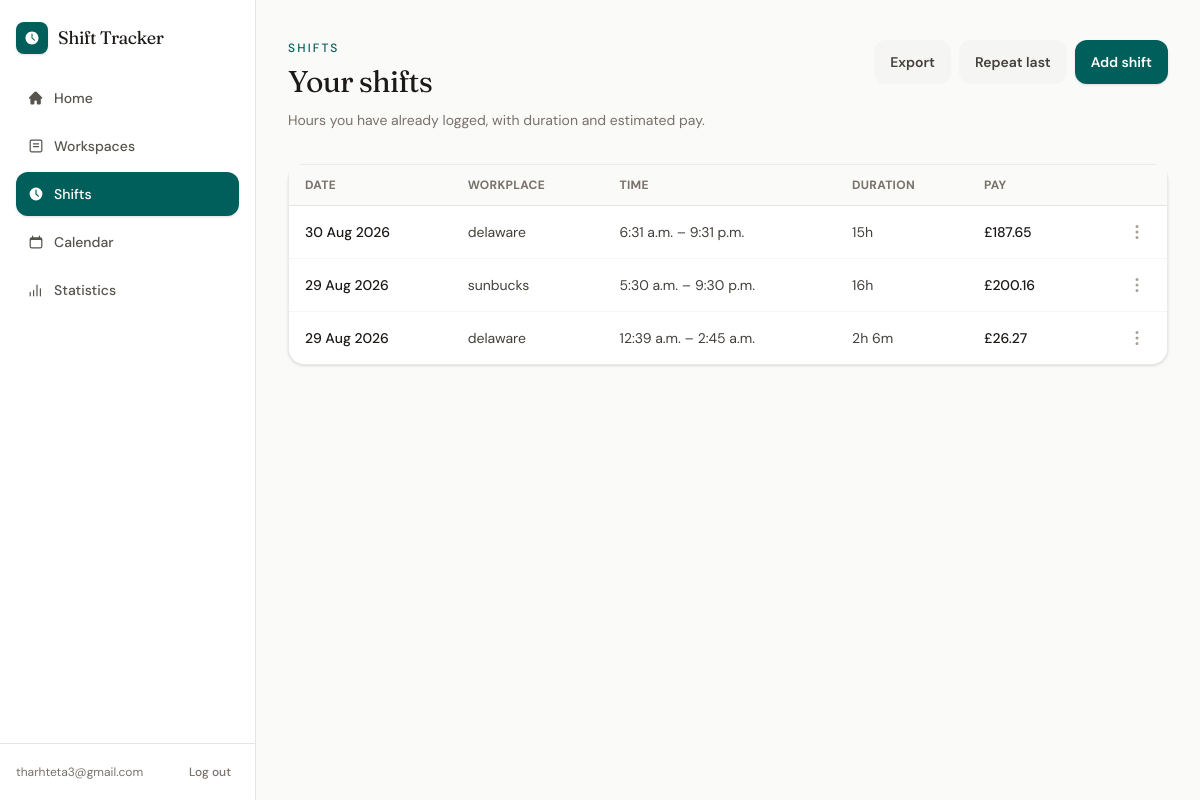
Before: /shifts/ (signed in) with the older database file.
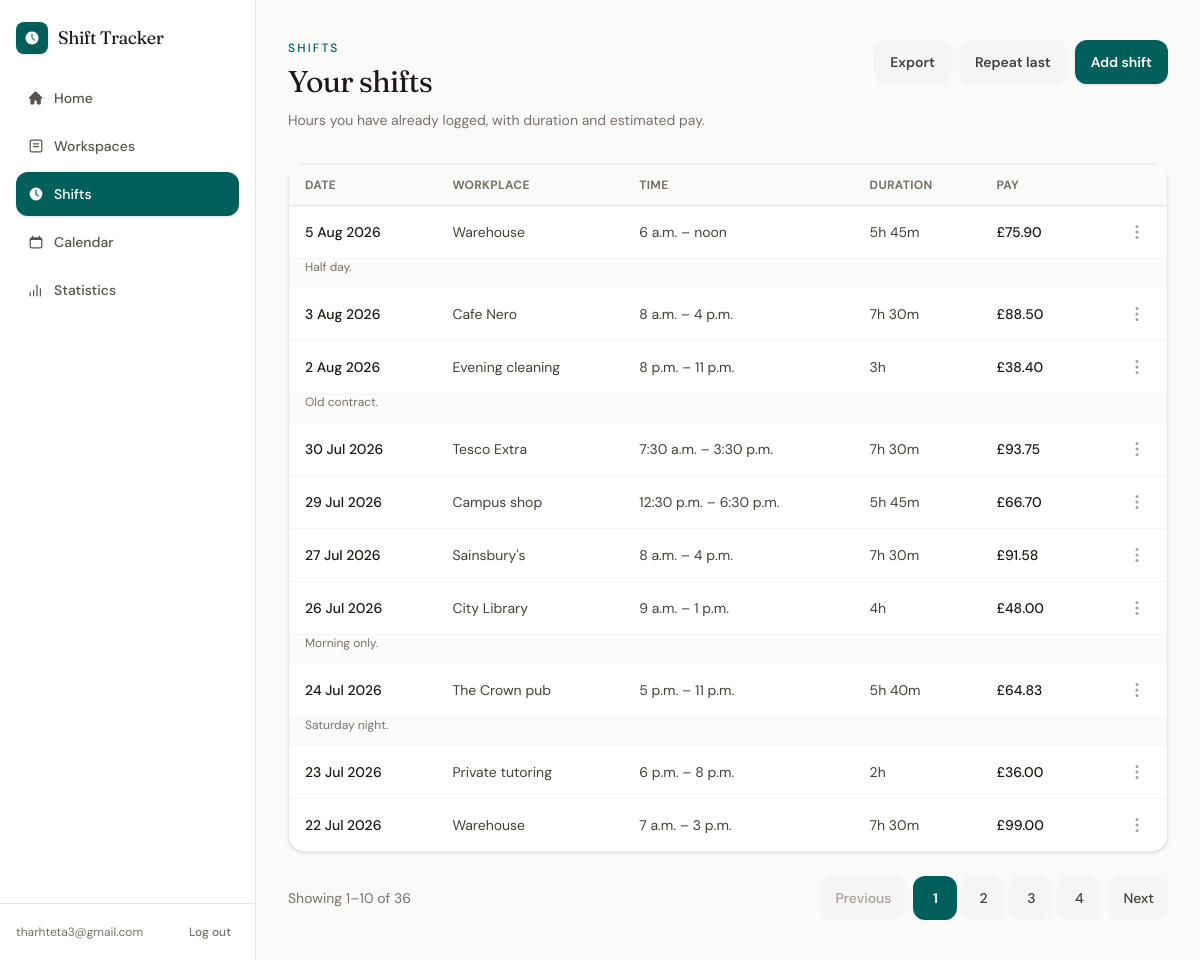
After: the same page with the newer database file.
### shifts/models.py (models this page shows, shortened)
class Shift(models.Model):
    user = models.ForeignKey(
        settings.AUTH_USER_MODEL,
        on_delete=models.CASCADE,
        related_name="shifts",
    )
    workplace = models.ForeignKey(
        Workplace,
        on_delete=models.PROTECT,
        related_name="shifts",
    )
    date = models.DateField()
    start_time = models.TimeField()
    end_time = models.TimeField()
    break_minutes = models.PositiveIntegerField(default=0)
    hourly_rate_at_time = models.DecimalField(
        max_digits=6,
        decimal_places=2,
    )
    notes = models.TextField(
        blank=True,
    )
    created_at = models.DateTimeField(auto_now_add=True)
    updated_at = models.DateTimeField(auto_now=True)
    def duration_minutes(self):
        start = datetime.combine(
            self.date,
            self.start_time,
        )
        end = datetime.combine(
            self.date,
            self.end_time,
        )
        if end <= start:
            end += timedelta(days=1)
        total_minutes = int(
            (end - start).total_seconds() / 60
        )
        return total_minutes - self.break_minutes
    def duration_hours(self):
        return Decimal(self.duration_minutes()) / Decimal("60")
    def duration_display(self):
        minutes = max(self.duration_minutes(), 0)
        hours, remaining = divmod(minutes, 60)
        if hours and remaining:
            return f"{hours}h {remaining}m"
        if hours:
            return f"{hours}h"
        return f"{remaining}m"
    def estimated_earnings(self):
        return (
            self.duration_hours()
            * self.hourly_rate_at_time
        ).quantize(Decimal("0.01"))

### workspaces/models.py (models this page shows, shortened)
class Workplace(models.Model):
    user = models.ForeignKey(
        settings.AUTH_USER_MODEL,
        on_delete=models.CASCADE,
        related_name="workplaces",
    )
    name = models.CharField(max_length=100)
    hourly_rate = models.DecimalField(
        max_digits=6,
        decimal_places=2,
    )
    is_active = models.BooleanField(default=True)
    created_at = models.DateTimeField(auto_now_add=True)
    updated_at = models.DateTimeField(auto_now=True)

### shifts/views.py (the view)
# urls.py: path("shifts/", views.shift_list, name="shift_list"),
@login_required
def shift_list(request):
    try:
        context = _shift_list_context(request)
        template = (
            "shifts/partials/list.html"
            if request.headers.get("HX-Request")
            else "shifts/list.html"
        )
        return render(request, template, context)
    except Exception:
        messages.error(request, "Could not load your shifts.")
        template = (
            "shifts/partials/list.html"
            if request.headers.get("HX-Request")
            else "shifts/list.html"
        )
        return render(
            request,
            template,
            {
                "shifts": [],
                "page_obj": None,
                "page_url_name": "shift_list",
                "list_target": "#shift-list",
            },
        )

### config/pagination.py (called while the page is built)
def page_number_from_request(request, default=1):
    page = request.GET.get("page")
    if page:
        return page
    current = request.headers.get("HX-Current-URL", "")
    if current:
        values = parse_qs(urlparse(current).query).get("page")
        if values:
            return values[0]
    return default

def paginate(queryset, page, per_page):
    return Paginator(queryset, per_page).get_page(page)

### shifts/views.py (called while the page is built)
def _user_shifts(user):
    return user.shifts.select_related("workplace").order_by("-date", "-start_time")

def _last_user_shift(user):
    return _user_shifts(user).first()

def _shift_list_context(request, page=None):
    page_obj = paginate(
        _user_shifts(request.user),
        page if page is not None else page_number_from_request(request),
        SHIFT_PAGE_SIZE,
    )
    return {
        "shifts": page_obj.object_list,
        "page_obj": page_obj,
        "page_url_name": "shift_list",
        "list_target": "#shift-list",
        "last_shift": _last_user_shift(request.user),
    }

### shifts/templates/shifts/list.html (shortened to what this page needs)
{% extends "app.html" %}
{% block app_content %}
<div class="px-4 py-6 sm:px-8 sm:py-10">
    <div class="flex flex-col gap-4 sm:flex-row sm:items-start sm:justify-between">
        <div>
            <p class="text-xs font-medium uppercase tracking-[0.18em] text-teal-800">Shifts</p>
            <h1 class="mt-2 font-serif text-2xl tracking-tight text-stone-900 sm:text-3xl">Your shifts</h1>
            <p class="mt-2 max-w-xl text-sm leading-6 text-stone-500">
                Hours you have already logged, with duration and estimated pay.
            </p>
        </div>
        <div class="flex w-full flex-col gap-2 sm:w-auto sm:flex-row">
            <button
                type="button"
                hx-get="{% url 'shift_export' %}"
                hx-target="#modal"
                hx-swap="innerHTML"
                class="min-h-11 w-full touch-manipulation rounded-xl bg-stone-100 px-4 text-sm font-semibold text-stone-700 transition hover:bg-stone-200 sm:w-auto"
            >
                Export
            </button>
            {% if last_shift %}
                <button
                    type="button"
                    hx-get="{% url 'shift_create' %}?repeat=1"
                    hx-target="#modal"
                    hx-swap="innerHTML"
                    class="min-h-11 w-full touch-manipulation rounded-xl bg-stone-100 px-4 text-sm font-semibold text-stone-700 transition hover:bg-stone-200 sm:w-auto"
                >
                    Repeat last
                </button>
            {% endif %}
            <button
                type="button"
                hx-get="{% url 'shift_create' %}"
                hx-target="#modal"
                hx-swap="innerHTML"
                class="min-h-11 w-full touch-manipulation rounded-xl bg-teal-800 px-4 text-sm font-semibold text-white shadow-sm transition hover:bg-teal-700 sm:w-auto"
            >
                Add shift
            </button>
        </div>
    </div>
    <div id="shift-list" class="mt-8">
        {% include "shifts/partials/list.html" %}
    </div>
</div>
{% endblock %}

### shifts/templates/shifts/partials/list.html (shortened to what this page needs)
{% if shifts %}
    <div class="hidden overflow-visible rounded-2xl border border-stone-200/80 bg-white shadow-sm md:block">
        <table class="min-w-full text-left text-sm">
            <thead class="border-b border-stone-200 bg-stone-50 text-xs font-medium uppercase tracking-wide text-stone-500">
                <tr>
                    <th class="px-4 py-3">Date</th>
                    <th class="px-4 py-3">Workplace</th>
                    <th class="px-4 py-3">Time</th>
                    <th class="px-4 py-3">Duration</th>
                    <th class="px-4 py-3">Pay</th>
                    <th class="px-4 py-3"><span class="sr-only">Actions</span></th>
                </tr>
            </thead>
            <tbody class="divide-y divide-stone-100">
                {% for shift in shifts %}
                    <tr class="text-stone-700">
                        <td class="whitespace-nowrap px-4 py-3 font-medium text-stone-900">{{ shift.date }}</td>
                        <td class="px-4 py-3">{{ shift.workplace.name }}</td>
                        <td class="whitespace-nowrap px-4 py-3">
                            {{ shift.start_time }} – {{ shift.end_time }}
                        </td>
                        <td class="whitespace-nowrap px-4 py-3">{{ shift.duration_display }}</td>
                        <td class="whitespace-nowrap px-4 py-3 font-medium text-stone-900">
                            £{{ shift.estimated_earnings }}
                        </td>
                        <td class="whitespace-nowrap px-2 py-1 text-right">
                            <div class="flex justify-end">
                                {% url 'shift_update' shift.pk as shift_edit_url %}
                                {% url 'shift_delete' shift.pk as shift_delete_url %}
                                {% include "partials/action_menu.html" with menu_label="More actions for this shift" edit_url=shift_edit_url delete_url=shift_delete_url %}
                            </div>
                        </td>
                    </tr>
                    {% if shift.notes %}
                        <tr class="bg-stone-50/70">
                            <td colspan="6" class="px-4 pb-3 pt-0 text-xs text-stone-500">
                                {{ shift.notes }}
                            </td>
                        </tr>
                    {% endif %}
                {% endfor %}
            </tbody>
        </table>
    </div>
{% else %}
    <div class="rounded-2xl border border-dashed border-stone-300 bg-white px-6 py-12 text-center">
        <p class="font-medium text-stone-800">No shifts logged yet</p>
        <p class="mt-1 text-sm text-stone-500">Add a shift after you finish work.</p>
    </div>
{% endif %}
{% include "partials/pagination.html" %}

### templates/partials/action_menu.html (shortened to what this page needs)
<div class="relative" data-menu>
    <button
        type="button"
        data-menu-toggle
        aria-expanded="false"
        aria-haspopup="menu"
        aria-label="{{ menu_label }}"
        class="inline-flex size-11 items-center justify-center rounded-xl text-stone-400 transition hover:bg-stone-100 hover:text-stone-700"
    >
        <svg xmlns="http://www.w3.org/2000/svg" viewBox="0 0 20 20" fill="currentColor" class="size-5">
            <path d="M10 3a1.5 1.5 0 1 1 0 3 1.5 1.5 0 0 1 0-3ZM10 8.5a1.5 1.5 0 1 1 0 3 1.5 1.5 0 0 1 0-3ZM11.5 15.5a1.5 1.5 0 1 0-3 0 1.5 1.5 0 0 0 3 0Z" />
        </svg>
    </button>
</div>

Changed rows visible on the page:
removed Shift: date "30 Aug 2026", workplace.name "delaware", start_time "6:31 a.m.", end_time "9:31 p.m.", duration_display "15h", estimated_earnings "187.65"
removed Shift: date "29 Aug 2026", workplace.name "sunbucks", start_time "5:30 a.m.", end_time "9:30 p.m.", duration_display "16h", estimated_earnings "200.16"
removed Shift: date "29 Aug 2026", workplace.name "delaware", start_time "12:39 a.m.", end_time "2:45 a.m.", duration_display "2h 6m", estimated_earnings "26.27"
added Shift: date "5 Aug 2026", workplace.name "Warehouse", start_time "6 a.m.", end_time "noon", duration_display "5h 45m", estimated_earnings "75.90", notes "Half day."
added Shift: date "3 Aug 2026", workplace.name "Cafe Nero", start_time "8 a.m.", end_time "4 p.m.", duration_display "7h 30m", estimated_earnings "88.50"
added Shift: date "2 Aug 2026", workplace.name "Evening cleaning", start_time "8 p.m.", end_time "11 p.m.", duration_display "3h", estimated_earnings "38.40", notes "Old contract."
added Shift: date "30 Jul 2026", workplace.name "Tesco Extra", start_time "7:30 a.m.", end_time "3:30 p.m.", duration_display "7h 30m", estimated_earnings "93.75"
added Shift: date "29 Jul 2026", workplace.name "Campus shop", start_time "12:30 p.m.", end_time "6:30 p.m.", duration_display "5h 45m", estimated_earnings "66.70"
added Shift: date "27 Jul 2026", workplace.name "Sainsbury's", start_time "8 a.m.", end_time "4 p.m.", duration_display "7h 30m", estimated_earnings "91.58"
added Shift: date "26 Jul 2026", workplace.name "City Library", start_time "9 a.m.", end_time "1 p.m.", duration_display "4h", estimated_earnings "48.00", notes "Morning only."
added Shift: date "24 Jul 2026", workplace.name "The Crown pub", start_time "5 p.m.", end_time "11 p.m.", duration_display "5h 40m", estimated_earnings "64.83", notes "Saturday night."
added Shift: date "23 Jul 2026", workplace.name "Private tutoring", start_time "6 p.m.", end_time "8 p.m.", duration_display "2h", estimated_earnings "36.00"
added Shift: date "22 Jul 2026", workplace.name "Warehouse", start_time "7 a.m.", end_time "3 p.m.", duration_display "7h 30m", estimated_earnings "99.00"
Other visible differences:
{{ page_obj.start_index }}: (not shown) → "1"
{{ page_obj.end_index }}: (not shown) → "10"
{{ page_obj.paginator.count }}: (not shown) → "36"
text now shown: "Showing – of Previous Next"
new list line: "1"
new list line: "2"
new list line: "3"
new list line: "4"
